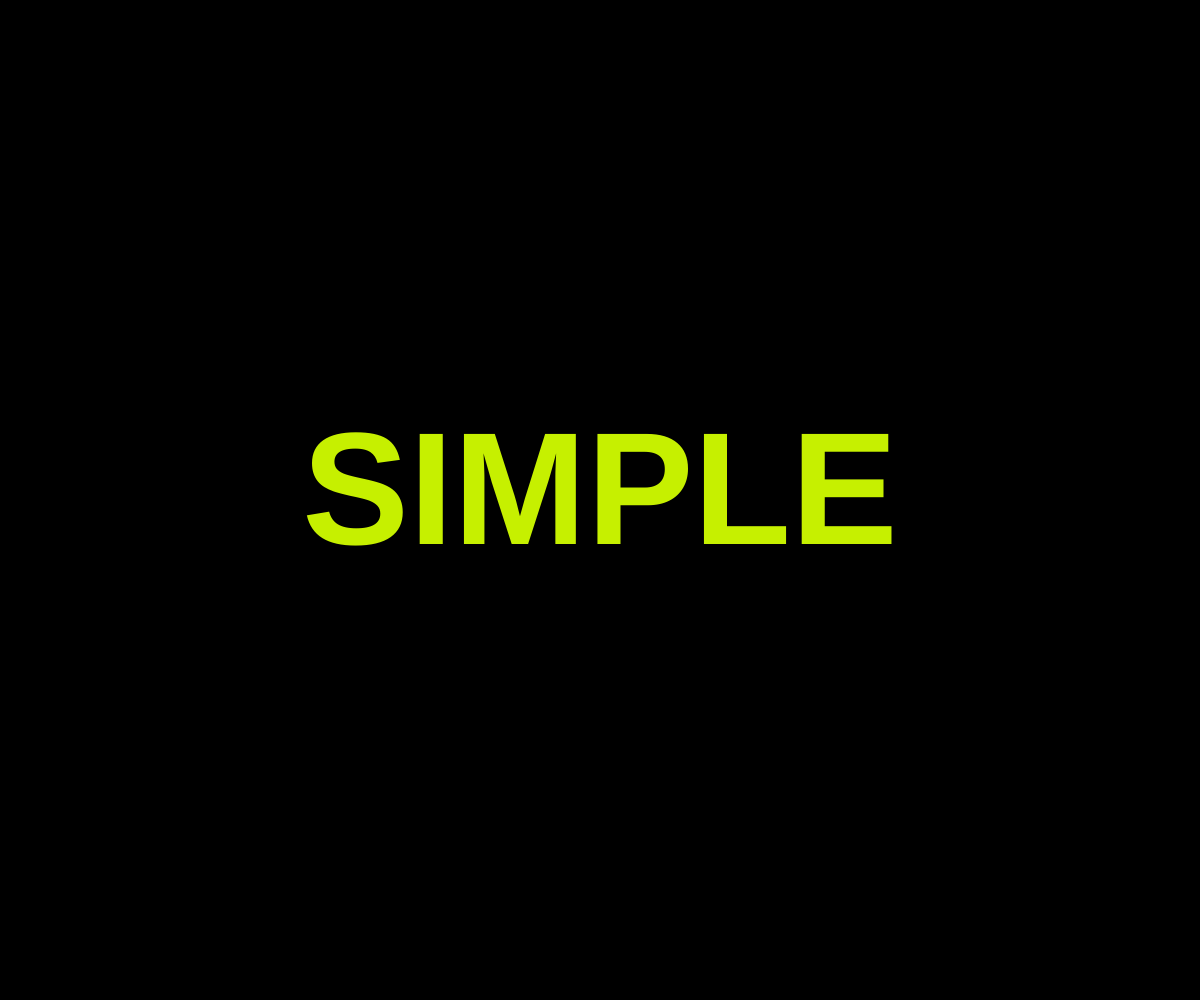
Frame 1 (no input)
Frame 60 (no input): identical to frame 1, image omitted
Frame 120 (the mouse pressed at the canvas centre since frame 60): identical to frame 1, image omitted

The p5.js sketch that drew this single still picture (run headless with seeded random() and noise() and a simulated clock; from frame 60 on, the mouse is pressed at the canvas centre):

// p5.js sketch
// ── sketch.js
const SIZE = 160;
const INK = "#c6f000";
function setup() { createCanvas(windowWidth, windowHeight); textAlign(CENTER, CENTER); textStyle(BOLD); }
function draw() { background(0); fill(INK); textSize(SIZE); text("SIMPLE", width/2, height/2); }
